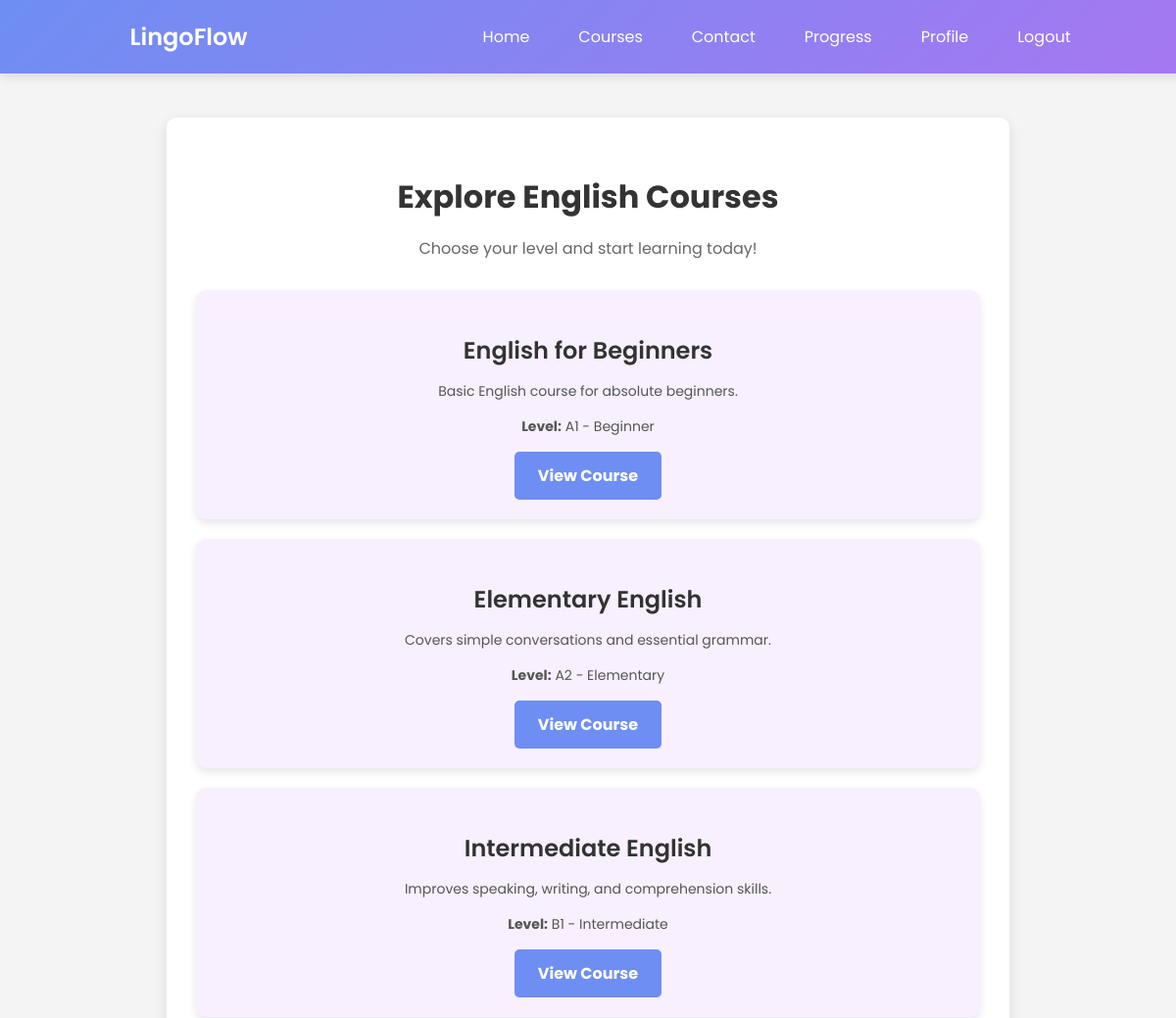
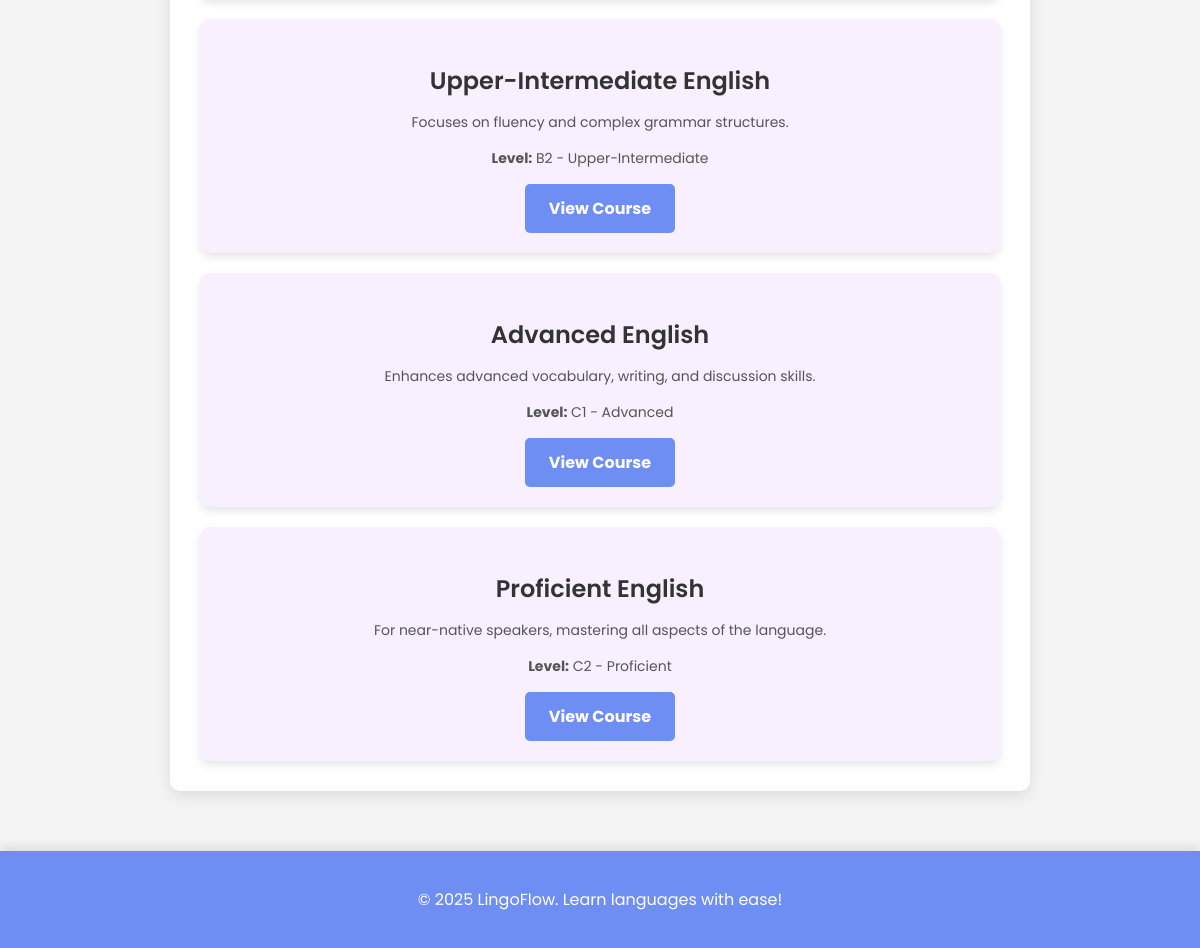
Page /courses/ (signed in) on the committed database (2 pictures, top to bottom).
### courses/models.py (models this page shows, shortened)
class Course(models.Model):
    LEVEL_CHOICES = [
        ('A1', 'A1 - Beginner'),
        ('A2', 'A2 - Elementary'),
        ('B1', 'B1 - Intermediate'),
        ('B2', 'B2 - Upper-Intermediate'),
        ('C1', 'C1 - Advanced'),
        ('C2', 'C2 - Proficient'),
    ]
    title = models.CharField(max_length=255, unique=True)
    description = models.TextField()
    difficulty = models.CharField(max_length=2, choices=LEVEL_CHOICES)
    created_at = models.DateTimeField(auto_now_add=True)
    class Meta:
        ordering = ["difficulty"]

### courses/views.py (the view)
# urls.py: path('', views.all_courses, name='all_courses'),
@login_required
def all_courses(request):
    courses = Course.objects.all()
    return render(request, 'courses/all_courses.html', {"courses": courses})

### templates/courses/all_courses.html (shortened to what this page needs)
{% extends 'base.html' %}
{% block content %}
    <section class="courses-container">
        <h2>Explore English Courses</h2>
        <p>Choose your level and start learning today!</p>
        <div class="courses-list">
            {% for course in courses %}
                <div class="course-card">
                    <h3>{{ course.title }}</h3>
                    <p>{{ course.description }}</p>
                    <p><strong>Level:</strong> {{ course.get_difficulty_display }}</p>
                    <a href="{% url 'courses:selected_course' course.id %}" class="cta-button">View Course</a>
                </div>
            {% empty %}
                <p>No courses available.</p>
            {% endfor %}
        </div>
    </section>
{% endblock %}

### account/static/css/styles.css (style rules this page uses)
body { font-family: 'Poppins', sans-serif; margin: 0; padding: 0; background-color: #f4f4f4; color: #333; }

### rows in the picture
Course: title "English for Beginners", description "Basic English course for absolute beginners.", difficulty "A1 - Beginner"
Course: title "Elementary English", description "Covers simple conversations and essential grammar.", difficulty "A2 - Elementary"
Course: title "Intermediate English", description "Improves speaking, writing, and comprehension skills.", difficulty "B1 - Intermediate"
Course: title "Upper-Intermediate English", description "Focuses on fluency and complex grammar structures.", difficulty "B2 - Upper-Intermediate"
Course: title "Advanced English", description "Enhances advanced vocabulary, writing, and discussion skills.", difficulty "C1 - Advanced"
Course: title "Proficient English", description "For near-native speakers, mastering all aspects of the language.", difficulty "C2 - Proficient"
